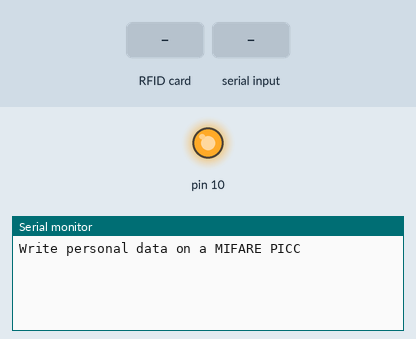
Simulated run of this sketch. Board: Arduino Uno, built with avr-gcc and run on an emulated ATmega328P. Parts: output pins drawn as LEDs (lit = HIGH), the last lines printed to the serial monitor. The test bench sets the inputs (shaded band).

Above: at 1.2 s.
1.3 s: RFID card 5E 7A 19 C4 held to the reader
At 2.5 s:
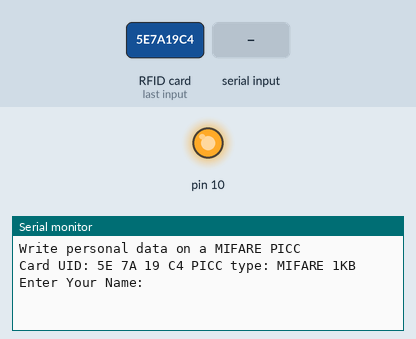
2.8 s: "1#" received over Serial
At 4.0 s:
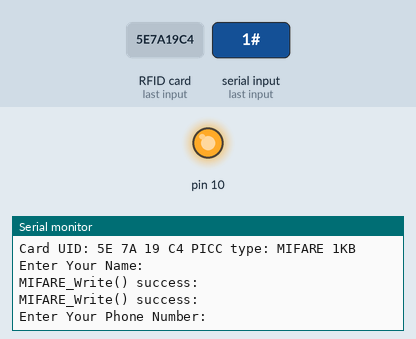
4.3 s: "0#" received over Serial
At 5.2 s:
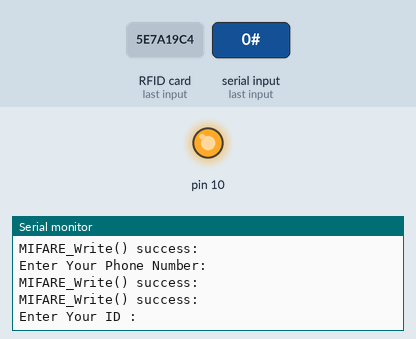
5.8 s: "2#" received over Serial
At 6.3 s:
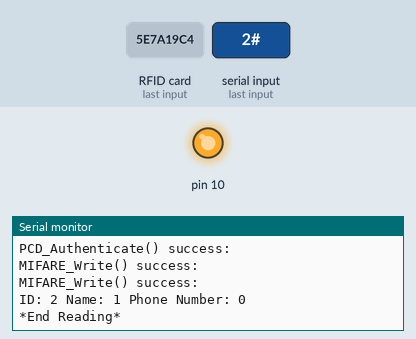

The sketch:

write_data_into_RFIDTag.ino
```cpp
#include <SPI.h>
#include <MFRC522.h>

#define RST_PIN         4
#define SS_PIN          5

MFRC522 mfrc522(SS_PIN, RST_PIN);     // Create MFRC522 instance

void setup() {
  Serial.begin(9600);                 // Initialize serial communications with the PC
  SPI.begin();                        // Init SPI bus
  mfrc522.PCD_Init();                 // Init MFRC522 card
  Serial.println(F("Write personal data on a MIFARE PICC "));
}

void loop() {

  /***INITIALIZE***/
  //Prepare key - all keys are set to FFFFFFFFFFFFh at chip delivery from the factory.
  MFRC522::MIFARE_Key key;
  for (byte i = 0; i < 6; i++) key.keyByte[i] = 0xFF;

  // Reset the loop if no new card present on the sensor/reader.
  if ( ! mfrc522.PICC_IsNewCardPresent()) {
    return;
  }

  // Select one of the cards
  if ( ! mfrc522.PICC_ReadCardSerial()) {
    return;
  }

  Serial.print(F("Card UID:"));
  //Print UID
  for (byte i = 0; i < mfrc522.uid.size; i++) {
    Serial.print(mfrc522.uid.uidByte[i] < 0x10 ? " 0" : " ");
    Serial.print(mfrc522.uid.uidByte[i], HEX);
  }
  Serial.print(F(" PICC type: "));
  //Print PICC type
  MFRC522::PICC_Type piccType = mfrc522.PICC_GetType(mfrc522.uid.sak);
  Serial.println(mfrc522.PICC_GetTypeName(piccType));

  /**VARIABLES**/
  byte bufferw1[34];
  byte bufferw2[34];
  byte bufferw3[34];
  byte block;
  MFRC522::StatusCode status;
  byte len;

  Serial.setTimeout(10000L) ;       // wait until 10 seconds for input from serial


  /***NAME***/
  // Ask personal data: name
  Serial.println(F("Enter Your Name: "));
  // read name from serial
  len = Serial.readBytesUntil('#', (char *) bufferw1, 20) ;
  // pad with spaces
  for (byte i = len; i < 20; i++) bufferw1[i] = ' ';

  block = 9;
  //Authenticate;
  status = mfrc522.PCD_Authenticate(MFRC522::PICC_CMD_MF_AUTH_KEY_A, block, &key, &(mfrc522.uid));
  if (status != MFRC522::STATUS_OK) {
    Serial.print(F("PCD_Authenticate() failed: "));
    Serial.println(mfrc522.GetStatusCodeName(status));
    return;
  }

  // Write block
  status = mfrc522.MIFARE_Write(block, bufferw1, 16);
  if (status != MFRC522::STATUS_OK) {
    Serial.print(F("MIFARE_Write() failed: "));
    Serial.println(mfrc522.GetStatusCodeName(status));
    return;
  }
  else Serial.println(F("MIFARE_Write() success: "));

  block = 10;
  //Serial.println(F("Authenticating using key A..."));
  status = mfrc522.PCD_Authenticate(MFRC522::PICC_CMD_MF_AUTH_KEY_A, block, &key, &(mfrc522.uid));
  if (status != MFRC522::STATUS_OK) {
    Serial.print(F("PCD_Authenticate() failed: "));
    Serial.println(mfrc522.GetStatusCodeName(status));
    return;
  }

  // Write block
  status = mfrc522.MIFARE_Write(block, &bufferw1[16], 16);
  if (status != MFRC522::STATUS_OK) {
    Serial.print(F("MIFARE_Write() failed: "));
    Serial.println(mfrc522.GetStatusCodeName(status));
    return;
  }
  else Serial.println(F("MIFARE_Write() success: "));


  /***PHONE NUMBER***/
  Serial.println(F("Enter Your Phone Number: "));
  len = Serial.readBytesUntil('#', (char *) bufferw2, 20) ;
  for (byte i = len; i < 20; i++) bufferw2[i] = ' ';

  block = 13;
  status = mfrc522.PCD_Authenticate(MFRC522::PICC_CMD_MF_AUTH_KEY_A, block, &key, &(mfrc522.uid));
  if (status != MFRC522::STATUS_OK) {
    Serial.print(F("PCD_Authenticate() failed: "));
    Serial.println(mfrc522.GetStatusCodeName(status));
    return;
  }

  // Write block
  status = mfrc522.MIFARE_Write(block, bufferw2, 16);
  if (status != MFRC522::STATUS_OK) {
    Serial.print(F("MIFARE_Write() failed: "));
    Serial.println(mfrc522.GetStatusCodeName(status));
    return;
  }
  else Serial.println(F("MIFARE_Write() success: "));

  block = 14;
  //Serial.println(F("Authenticating using key A..."));
  status = mfrc522.PCD_Authenticate(MFRC522::PICC_CMD_MF_AUTH_KEY_A, block, &key, &(mfrc522.uid));
  if (status != MFRC522::STATUS_OK) {
    Serial.print(F("PCD_Authenticate() failed: "));
    Serial.println(mfrc522.GetStatusCodeName(status));
    return;
  }

  // Write block
  status = mfrc522.MIFARE_Write(block, &bufferw2[16], 16);
  if (status != MFRC522::STATUS_OK) {
    Serial.print(F("MIFARE_Write() failed: "));
    Serial.println(mfrc522.GetStatusCodeName(status));
    return;
  }
  else Serial.println(F("MIFARE_Write() success: "));


  /***ID**/
  Serial.println(F("Enter Your ID :"));
  len = Serial.readBytesUntil('#', (char *) bufferw3, 30) ;
  for (byte i = len; i < 30; i++) bufferw3[i] = ' ';

  block = 1;
  status = mfrc522.PCD_Authenticate(MFRC522::PICC_CMD_MF_AUTH_KEY_A, block, &key, &(mfrc522.uid));
  if (status != MFRC522::STATUS_OK) {
    Serial.print(F("PCD_Authenticate() failed: "));
    Serial.println(mfrc522.GetStatusCodeName(status));
    return;
  }
  else Serial.println(F("PCD_Authenticate() success: "));

  // Write block
  status = mfrc522.MIFARE_Write(block, bufferw3, 16);
  if (status != MFRC522::STATUS_OK) {
    Serial.print(F("MIFARE_Write() failed: "));
    Serial.println(mfrc522.GetStatusCodeName(status));
    return;
  }
  else Serial.println(F("MIFARE_Write() success: "));

  block = 2;
  status = mfrc522.PCD_Authenticate(MFRC522::PICC_CMD_MF_AUTH_KEY_A, block, &key, &(mfrc522.uid));
  if (status != MFRC522::STATUS_OK) {
    Serial.print(F("PCD_Authenticate() failed: "));
    Serial.println(mfrc522.GetStatusCodeName(status));
    return;
  }

  // Write block
  status = mfrc522.MIFARE_Write(block, &bufferw3[16], 16);
  if (status != MFRC522::STATUS_OK) {
    Serial.print(F("MIFARE_Write() failed: "));
    Serial.println(mfrc522.GetStatusCodeName(status));
    return;
  }
  else Serial.println(F("MIFARE_Write() success: "));


  //initialize variables
  byte buffer1[18];
  byte buffer2[18];
  byte buffer3[18];
  len = 18;

  //ID - buffer3
  block = 1;
  status = mfrc522.PCD_Authenticate(MFRC522::PICC_CMD_MF_AUTH_KEY_A, 1, &key, &(mfrc522.uid)); //line 834 of MFRC522.cpp file
  if (status != MFRC522::STATUS_OK) {
    Serial.print(F("Authentication failed: "));
    Serial.println(mfrc522.GetStatusCodeName(status));
    return;
  }

  status = mfrc522.MIFARE_Read(block, buffer3, &len);
  if (status != MFRC522::STATUS_OK) {
    Serial.print(F("Reading failed: "));
    Serial.println(mfrc522.GetStatusCodeName(status));
    return;
  }

  //PRINT ID
  Serial.print("ID: ");
  for (uint8_t i = 0; i < 16; i++)
  {
    if (buffer3[i] != 32)
    {
      Serial.write(buffer3[i]);
    }
  }
  Serial.print(" ");


  //Name - buffer1
  block = 9;
  status = mfrc522.PCD_Authenticate(MFRC522::PICC_CMD_MF_AUTH_KEY_A, 9, &key, &(mfrc522.uid));
  if (status != MFRC522::STATUS_OK) {
    Serial.print(F("Authentication failed: "));
    Serial.println(mfrc522.GetStatusCodeName(status));
    return;
  }

  status = mfrc522.MIFARE_Read(block, buffer1, &len);
  if (status != MFRC522::STATUS_OK) {
    Serial.print(F("Reading failed: "));
    Serial.println(mfrc522.GetStatusCodeName(status));
    return;
  }

  //PRINT NAME
  Serial.print("Name: ");
  for (uint8_t i = 0; i < 16; i++)
  {
    if (buffer1[i] != 32)
    {
      Serial.write(buffer1[i]);
    }
  }
  Serial.print(" ");


  //phone number - buffer2
  block = 13;
  status = mfrc522.PCD_Authenticate(MFRC522::PICC_CMD_MF_AUTH_KEY_A, 13, &key, &(mfrc522.uid));
  if (status != MFRC522::STATUS_OK) {
    Serial.print(F("Authentication failed: "));
    Serial.println(mfrc522.GetStatusCodeName(status));
    return;
  }

  status = mfrc522.MIFARE_Read(block, buffer2, &len);
  if (status != MFRC522::STATUS_OK) {
    Serial.print(F("Reading failed: "));
    Serial.println(mfrc522.GetStatusCodeName(status));
    return;
  }

  //PRINT NAME
  Serial.print("Phone Number: ");
  for (uint8_t i = 0; i < 16; i++)
  {
    if (buffer2[i] != 32)
    {
      Serial.write(buffer2[i]);
    }
  }
  Serial.print(" ");

  Serial.println(F("\n*End Reading*\n"));

  delay(1000);
  mfrc522.PICC_HaltA();
  mfrc522.PCD_StopCrypto1();

}
```

Measured:
- after the input at 1.3 s, the serial monitor: prints a new line at once (image 1)
- after the input at 2.8 s, the serial monitor: prints a new line at once (image 2)
- after the input at 4.3 s, the serial monitor: prints a new line after 0.06 s (image 3)
- after the input at 5.8 s, the serial monitor: prints a new line at once (image 4)
